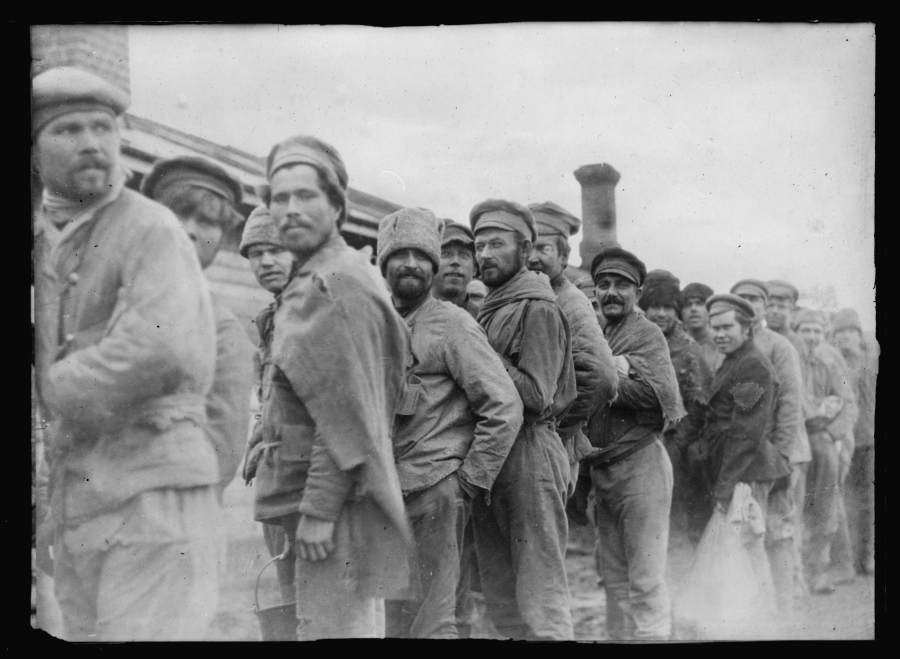
#> input picture bolshevik-short/assets/raw/arc_bolshevik_prisoners_omsk.jpg, 3600 x 2636 px (shown at 1/4 size); its folder holds only this picture in this run
$ python -i engine.py   (imports and definitions only)
#> lines starting #> are read from the running program, lines starting #| are printed output that depends on the picture
"""2D motion-graphics engine: all drawing is OpenCV/NumPy/Pillow on BGR uint8 frames.

Coordinates passed to every function are in DESIGN space (2160 x 3840).  The
environment variable RENDER_SCALE (default 1) shrinks the real canvas for fast
previews; the final render always uses RENDER_SCALE=1 (2160 x 3840).
"""
import math
import os
from functools import lru_cache
from pathlib import Path

import cv2
import numpy as np
from PIL import Image, ImageDraw, ImageFilter, ImageFont, ImageOps

ROOT = Path(__file__).resolve().parent.parent
CACHE = ROOT / "build" / "cache"
# [1 line not run here, left out]

DW, DH, FPS = 2160, 3840, 60
K = float(os.environ.get("RENDER_SCALE", "1"))
W, H = int(round(DW * K)), int(round(DH * K))

# ---- palette (BGR) --------------------------------------------------------
INK = (16, 17, 18)          # #121110 charcoal
CHAR = (26, 28, 30)
PAPER = (200, 223, 233)     # #E9DFC8 aged paper
PAPER_DIM = (150, 168, 176)
RED = (46, 16, 200)         # #C8102E
RED_HI = (62, 48, 232)      # brighter accent for text on dark
STEEL = (92, 90, 86)

FONTS = {
    "black": "/usr/share/fonts/opentype/inter/InterDisplay-Black.otf",
    "xbold": "/usr/share/fonts/opentype/inter/InterDisplay-ExtraBold.otf",
    "bold": "/usr/share/fonts/opentype/inter/InterDisplay-Bold.otf",
    "med": "/usr/share/fonts/opentype/inter/InterDisplay-Medium.otf",
    "serif": "/usr/share/fonts/truetype/crosextra/Caladea-Regular.ttf",
    "serif_i": "/usr/share/fonts/truetype/crosextra/Caladea-Italic.ttf",
    "serif_b": "/usr/share/fonts/truetype/crosextra/Caladea-Bold.ttf",
    "mono": "/usr/share/fonts/truetype/jetbrains-mono/JetBrainsMono-Bold.ttf",
}


# ---- easing ---------------------------------------------------------------
def clamp(x, a=0.0, b=1.0):
    return a if x < a else b if x > b else x


def lerp(a, b, t):
    return a + (b - a) * t


def smooth(t):
    t = clamp(t); return t * t * (3 - 2 * t)


def out_cubic(t):
    t = clamp(t); return 1 - (1 - t) ** 3


def in_cubic(t):
    t = clamp(t); return t ** 3


def in_out_cubic(t):
    t = clamp(t); return 4 * t ** 3 if t < .5 else 1 - (-2 * t + 2) ** 3 / 2


def out_expo(t):
    t = clamp(t); return 1.0 if t >= 1 else 1 - 2 ** (-10 * t)


def in_expo(t):
    t = clamp(t); return 0.0 if t <= 0 else 2 ** (10 * t - 10)


# [5 lines left out: function in_out_expo, not called in this run]


def out_back(t, s=1.70158):
    t = clamp(t) - 1; return t * t * ((s + 1) * t + s) + 1


def seg(t, t0, t1):
    """Progress 0..1 of t inside [t0, t1]."""
    return clamp((t - t0) / (t1 - t0)) if t1 > t0 else float(t >= t0)


# ---- canvas ----------------------------------------------------------------
def new_canvas(color=INK):
    c = np.empty((H, W, 3), np.uint8); c[:] = color; return c


def px(v):
    """design px -> real px"""
    return v * K


# ---- text ------------------------------------------------------------------
@lru_cache(maxsize=None)
def _font(key, size_px):
    return ImageFont.truetype(FONTS[key], max(int(round(size_px)), 4))


# [66 lines left out: functions _premult, text_tile, fit_size, not called in this run]


# ---- compositing -----------------------------------------------------------
ALPHA = [1.0]          # global opacity multiplier for blit()/line(); see alpha_scale()


class alpha_scale:
    """with alpha_scale(0.5): ...  -> everything blitted inside is drawn at half opacity."""

    def __init__(self, a):
        self.a = a

    def __enter__(self):
        self.old = ALPHA[0]; ALPHA[0] = self.old * self.a

    def __exit__(self, *exc):
        ALPHA[0] = self.old


# [47 lines left out: functions blit, fill_rect, line, not called in this run]


# ---- photos ----------------------------------------------------------------
def _duotone_lut(shadow=(14, 15, 17), high=(205, 226, 238), gamma=1.0):
    t = np.linspace(0, 1, 256) ** gamma
    lut = np.zeros((256, 1, 3), np.uint8)
    for ch in range(3):
        lut[:, 0, ch] = np.clip(shadow[ch] + (high[ch] - shadow[ch]) * t, 0, 255)
    return lut


def load_gray(path):
    im = Image.open(path)
#> im is the input picture: PIL image 3600x2636 L; min 0, max 255, mean 133.4
    if im.mode in ("I;16", "I"):
        a = np.asarray(im).astype(np.float32); a = (a - a.min()) / max(np.ptp(a), 1) * 255
        im = Image.fromarray(a.astype(np.uint8))
    return ImageOps.autocontrast(im.convert("L"), cutoff=0.6)
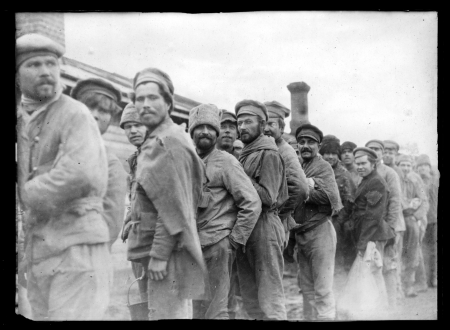
#> returned value: PIL image 3600x2636 L (shown at 1/8 size); min 0, max 255, mean 144.2


# [53 lines left out: functions treat_photo, photo_card, not called in this run]


def cover_plate(path_or_gray, blur=45, dark=0.30, tint=1.0, crop=None):
    """Full-canvas blurred, darkened, duotoned plate from a photo (for backgrounds)."""
    g = path_or_gray if isinstance(path_or_gray, Image.Image) else load_gray(path_or_gray)
    if crop:
        w0, h0 = g.size
        g = g.crop((int(w0 * crop[0]), int(h0 * crop[1]), int(w0 * (1 - crop[2])), int(h0 * (1 - crop[3]))))
    w, h = g.size
    s = max(W / w, H / h)
    big = g.resize((int(math.ceil(w * s)), int(math.ceil(h * s))), Image.BILINEAR)
    l, t = (big.width - W) // 2, (big.height - H) // 2
    big = big.crop((l, t, l + W, t + H))
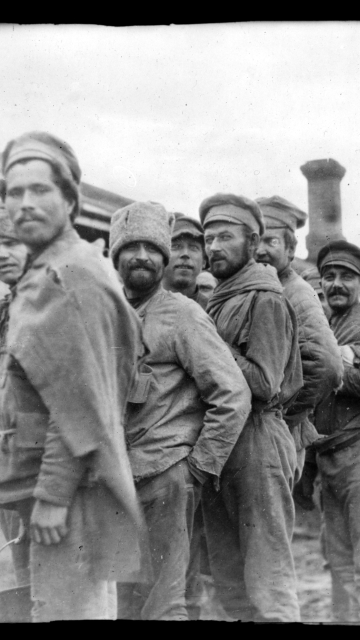
#> big: PIL image 2160x3840 L (shown at 1/6 size); min 0, max 255, mean 139.9
    a = cv2.GaussianBlur(np.asarray(big), (0, 0), blur * K)
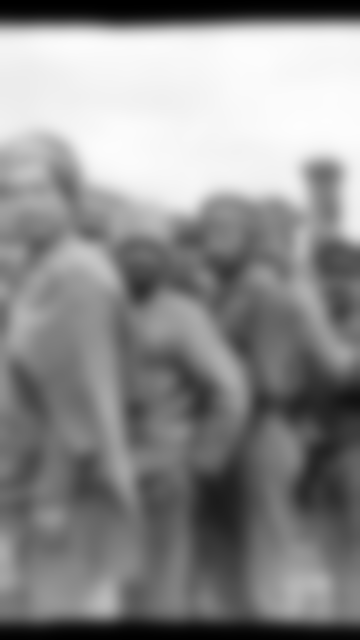
#> a: shape (3840, 2160) (shown at 1/6 size); min 0, max 253, mean 139.9
    bgr = cv2.LUT(cv2.cvtColor(a, cv2.COLOR_GRAY2BGR), _duotone_lut(shadow=(8, 9, 10), high=(150, 172, 184)))
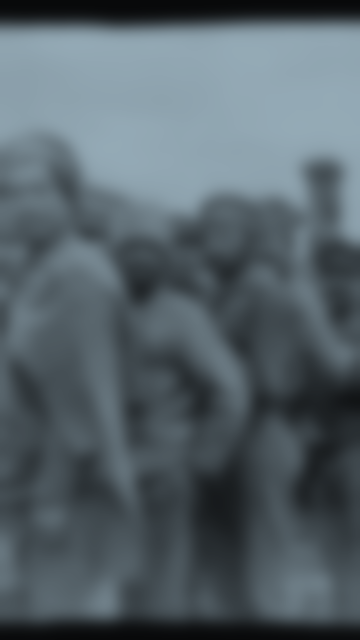
#> bgr: shape (3840, 2160, 3) (shown at 1/6 size); mean of channels 0, 1, 2 85.4, 97.9, 104.9; drawn as R, G, B
    return (bgr.astype(np.float32) * dark).astype(np.uint8)
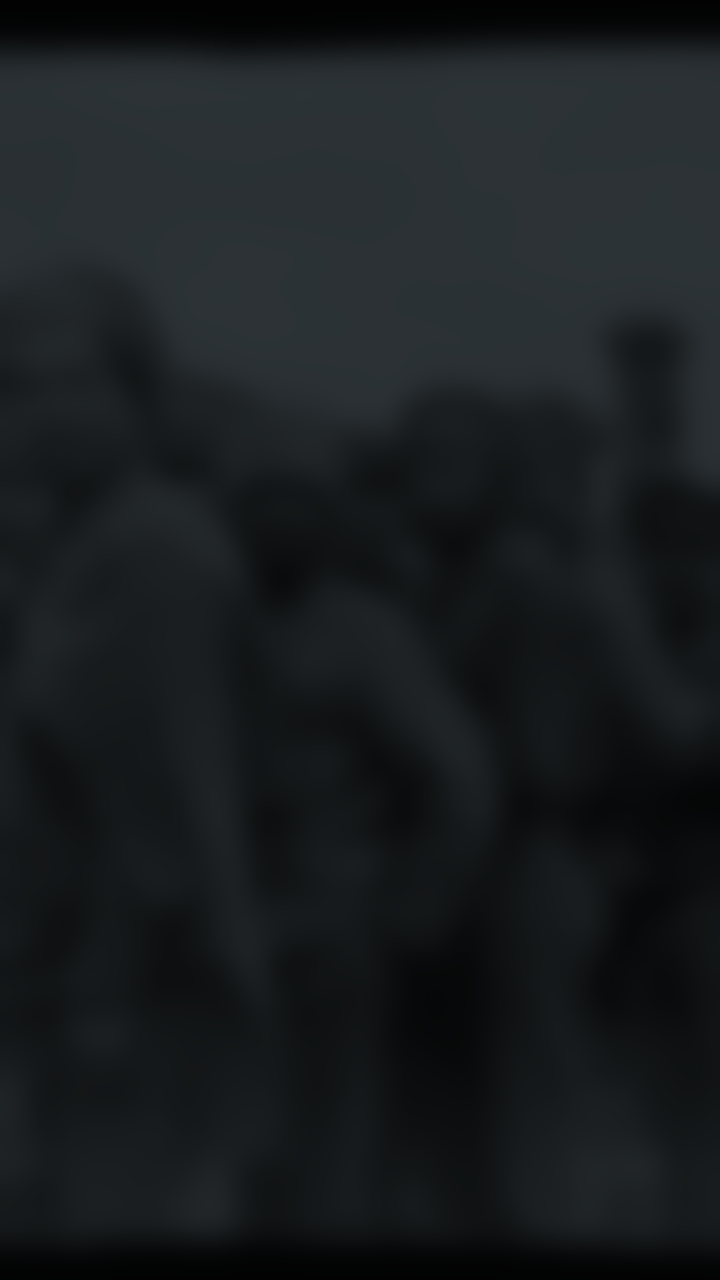
#> returned value: shape (3840, 2160, 3) (shown at 1/3 size); mean of channels 0, 1, 2 25.2, 28.9, 31; drawn as R, G, B


# ---- film look -------------------------------------------------------------
class Film:
    """Grain, vignette, flicker, dust and scratches applied to every finished frame.

    Implemented with saturating uint8 OpenCV ops only (about 100 ms per 4K frame).
    """

    # [43 lines left out: functions __init__, _lut, apply, not called in this run]


# ---- map view --------------------------------------------------------------
class MapView:
    """Maps projected km coordinates to design px (screen centre (sx, sy) shows km (cx, cy))."""

    def __init__(self, cx, cy, ppk, sx=DW / 2, sy=DH / 2):
        self.cx, self.cy, self.ppk, self.sx, self.sy = cx, cy, ppk, sx, sy

    # [5 lines left out: function pts, not called in this run]

    def pt(self, x_km, y_km):
        return ((x_km - self.cx) * self.ppk + self.sx, self.sy - (y_km - self.cy) * self.ppk)


# [34 lines left out: functions fill_rings, poly_km, polyline_km, circle, not called in this run]

>>> result = cover_plate('../assets/raw/arc_bolshevik_prisoners_omsk.jpg')

$ run again, on bolshevik-short/assets/raw/arc_south_russia_war.jpg
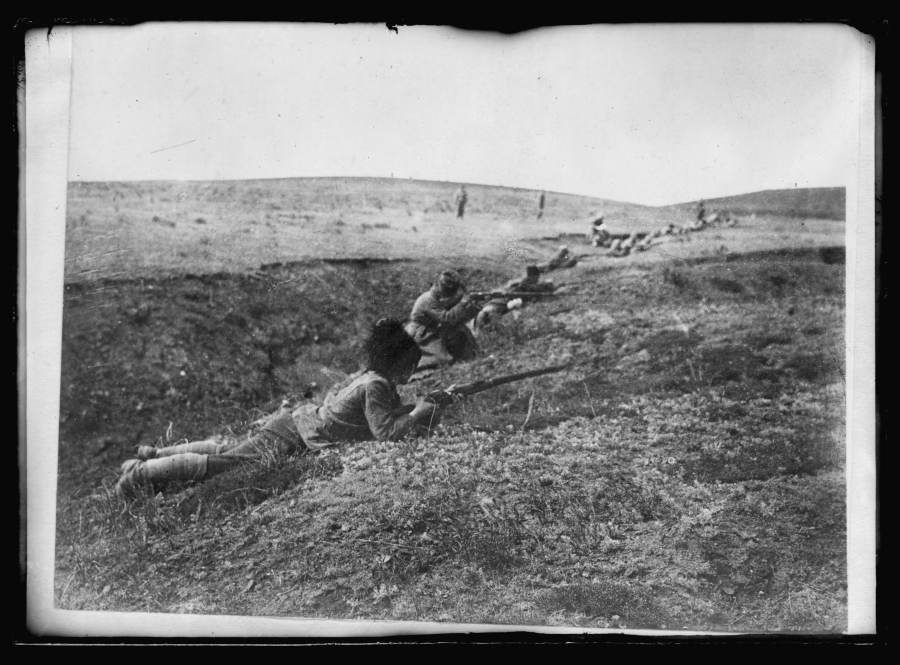
#> input picture bolshevik-short/assets/raw/arc_south_russia_war.jpg, 3600 x 2659 px (shown at 1/4 size)
#> in load_gray, im is the input picture: PIL image 3600x2659 L; min 0, max 255, mean 129.8
#> in cover_plate, `bgr = cv2.LUT(cv2.cvtColor(a, cv2.COLOR_GRAY2BGR), _duotone_lut(shadow..`:
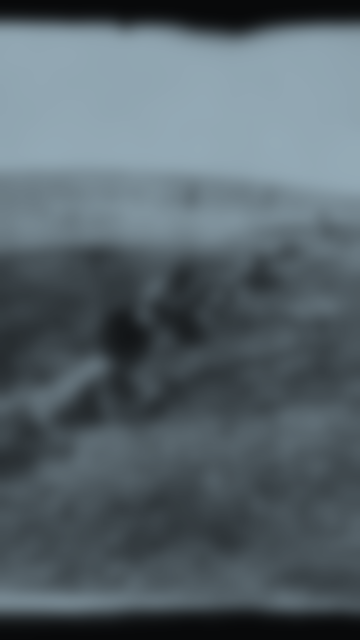
#> bgr: shape (3840, 2160, 3) (shown at 1/6 size); mean of channels 0, 1, 2 86.2, 98.9, 106; drawn as R, G, B
#> in cover_plate, `return (bgr.astype(np.float32) * dark).astype(np.uint8)`:
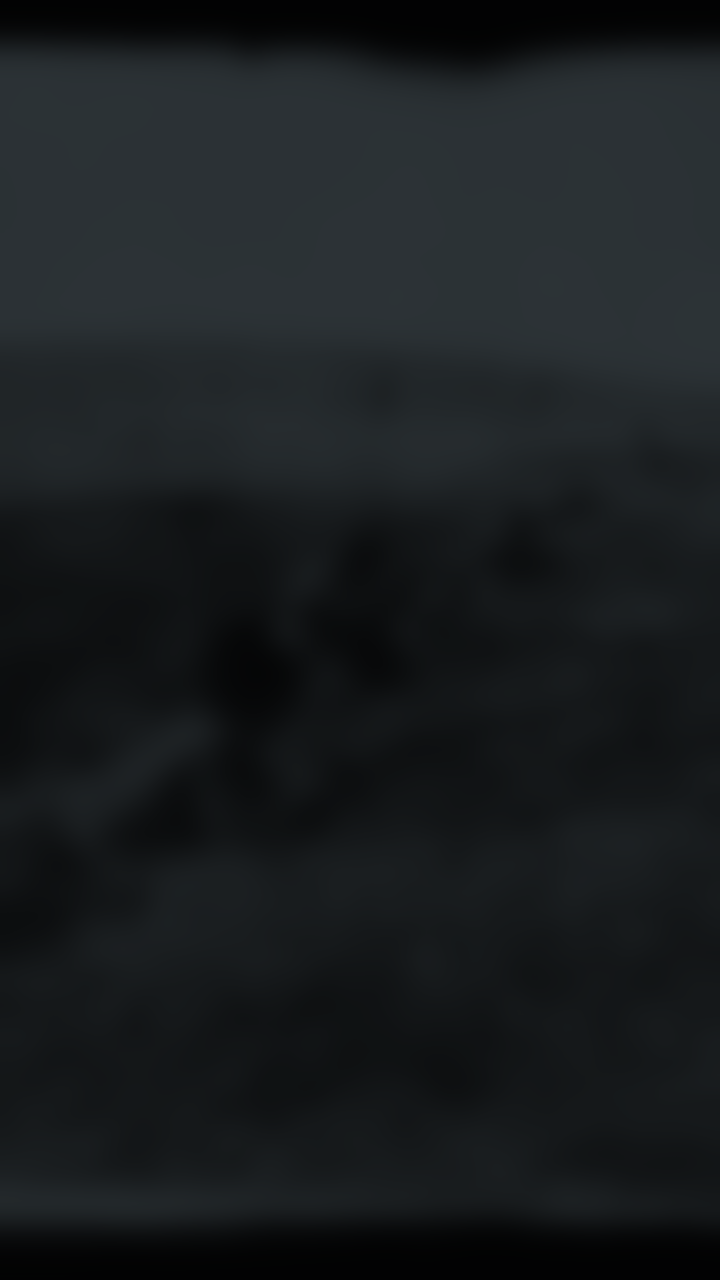
#> returned value: shape (3840, 2160, 3) (shown at 1/3 size); mean of channels 0, 1, 2 25.4, 29.2, 31.4; drawn as R, G, B
